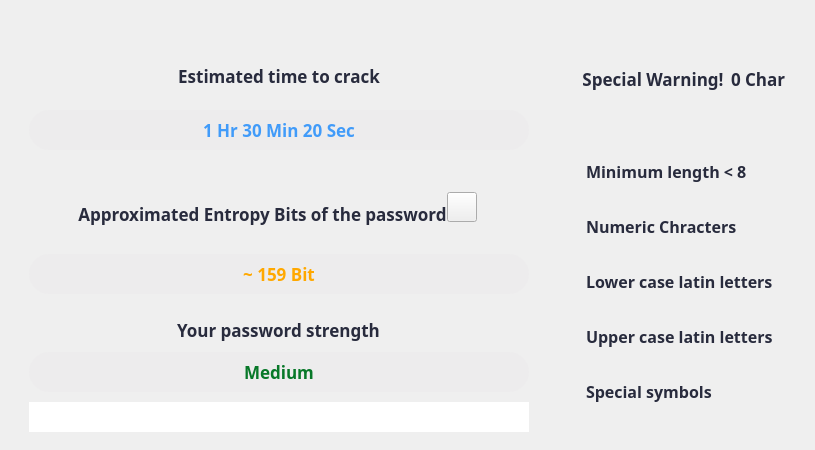
            <widget class="QWidget" name="widget_86" native="true">
             <property name="minimumSize">
              <size>
               <width>0</width>
               <height>450</height>
              </size>
             </property>
             <property name="maximumSize">
              <size>
               <width>16777215</width>
               <height>16777215</height>
              </size>
             </property>
             <layout class="QHBoxLayout" name="horizontalLayout_56">
              <property name="spacing">
               <number>15</number>
              </property>
              <property name="topMargin">
               <number>30</number>
              </property>
              <property name="rightMargin">
               <number>11</number>
              </property>
              <property name="bottomMargin">
               <number>0</number>
              </property>
              <item>
               <widget class="QWidget" name="widget_24" native="true">
                <property name="minimumSize">
                 <size>
                  <width>0</width>
                  <height>0</height>
                 </size>
                </property>
                <property name="styleSheet">
                 <string notr="true"/>
                </property>
                <layout class="QVBoxLayout" name="verticalLayout_14">
                 <item>
                  <widget class="QWidget" name="widget_28" native="true">
                   <property name="styleSheet">
                    <string notr="true"/>
                   </property>
                   <layout class="QVBoxLayout" name="verticalLayout_17">
                    <item alignment="Qt::AlignHCenter">
                     <widget class="QLabel" name="label_timeToCrack">
                      <property name="maximumSize">
                       <size>
                        <width>500</width>
                        <height>40</height>
                       </size>
                      </property>
                      <property name="font">
                       <font>
                        <family>Bahnschrift SemiBold</family>
                        <pointsize>13</pointsize>
                        <weight>75</weight>
                        <bold>true</bold>
                       </font>
                      </property>
                      <property name="styleSheet">
                       <string notr="true">color: rgba(40,43,61,255) ;</string>
                      </property>
                      <property name="text">
                       <string>Estimated time to crack</string>
                      </property>
                      <property name="alignment">
                       <set>Qt::AlignCenter</set>
                      </property>
                     </widget>
                    </item>
                    <item alignment="Qt::AlignHCenter">
                     <widget class="QLabel" name="label_outputTimeToCrack">
                      <property name="minimumSize">
                       <size>
                        <width>500</width>
                        <height>40</height>
                       </size>
                      </property>
                      <property name="maximumSize">
                       <size>
                        <width>500</width>
                        <height>40</height>
                       </size>
                      </property>
                      <property name="font">
                       <font>
                        <family>Bahnschrift SemiBold</family>
                        <pointsize>13</pointsize>
                        <weight>75</weight>
                        <bold>true</bold>
                       </font>
                      </property>
                      <property name="styleSheet">
                       <string notr="true">color:rgb(65,155,249);
background-color: rgb(237, 236, 237);
border-radius: 20px;</string>
                      </property>
                      <property name="text">
                       <string>1 Hr 30 Min 20 Sec</string>
                      </property>
                      <property name="alignment">
                       <set>Qt::AlignCenter</set>
                      </property>
                     </widget>
                    </item>
                   </layout>
                  </widget>
                 </item>
                 <item>
                  <widget class="QWidget" name="widget_30" native="true">
                   <layout class="QVBoxLayout" name="verticalLayout_18">
                    <item alignment="Qt::AlignHCenter">
                     <widget class="QWidget" name="widget_96" native="true">
                      <property name="minimumSize">
                       <size>
                        <width>0</width>
                        <height>0</height>
                       </size>
                      </property>
                      <layout class="QHBoxLayout" name="horizontalLayout_39">
                       <property name="spacing">
                        <number>0</number>
                       </property>
                       <property name="rightMargin">
                        <number>11</number>
                       </property>
                       <property name="bottomMargin">
                        <number>11</number>
                       </property>
                       <item alignment="Qt::AlignHCenter">
                        <widget class="QLabel" name="label_entropy">
                         <property name="maximumSize">
                          <size>
                           <width>500</width>
                           <height>40</height>
                          </size>
                         </property>
                         <property name="font">
                          <font>
                           <family>Bahnschrift SemiBold</family>
                           <pointsize>13</pointsize>
                           <weight>75</weight>
                           <bold>true</bold>
                          </font>
                         </property>
                         <property name="styleSheet">
                          <string notr="true">color: rgba(40,43,61,255) ;</string>
                         </property>
                         <property name="text">
                          <string>Approximated Entropy Bits of the password</string>
                         </property>
                         <property name="alignment">
                          <set>Qt::AlignCenter</set>
                         </property>
                        </widget>
                       </item>
                       <item alignment="Qt::AlignHCenter|Qt::AlignTop">
                        <widget class="QPushButton" name="btn_infoEntropy">
                         <property name="minimumSize">
                          <size>
                           <width>30</width>
                           <height>30</height>
                          </size>
                         </property>
                         <property name="maximumSize">
                          <size>
                           <width>30</width>
                           <height>30</height>
                          </size>
                         </property>
                         <property name="cursor">
                          <cursorShape>PointingHandCursor</cursorShape>
                         </property>
                         <property name="text">
                          <string/>
                         </property>
                         <property name="icon">
                          <iconset>
                           <normaloff>../icons/icon_info.png</normaloff>../icons/icon_info.png</iconset>
                         </property>
                         <property name="iconSize">
                          <size>
                           <width>20</width>
                           <height>20</height>
                          </size>
                         </property>
                        </widget>
                       </item>
                      </layout>
                     </widget>
                    </item>
                    <item alignment="Qt::AlignHCenter">
                     <widget class="QLabel" name="label_outputEntropy">
                      <property name="minimumSize">
                       <size>
                        <width>500</width>
                        <height>40</height>
                       </size>
                      </property>
                      <property name="maximumSize">
                       <size>
                        <width>500</width>
                        <height>40</height>
                       </size>
                      </property>
                      <property name="font">
                       <font>
                        <family>Bahnschrift SemiBold</family>
                        <pointsize>13</pointsize>
                        <weight>75</weight>
                        <bold>true</bold>
                       </font>
                      </property>
                      <property name="styleSheet">
                       <string notr="true">color: rgb(255,168,0);
background-color: rgb(237, 236, 237);
border-radius: 20px;</string>
                      </property>
                      <property name="text">
                       <string>~ 159 Bit</string>
                      </property>
                      <property name="alignment">
                       <set>Qt::AlignCenter</set>
                      </property>
                     </widget>
                    </item>
                   </layout>
                  </widget>
                 </item>
                 <item>
                  <widget class="QWidget" name="widget_29" native="true">
                   <property name="minimumSize">
                    <size>
                     <width>500</width>
                     <height>20</height>
                    </size>
                   </property>
                   <layout class="QVBoxLayout" name="verticalLayout_19">
                    <property name="spacing">
                     <number>10</number>
                    </property>
                    <item alignment="Qt::AlignHCenter">
                     <widget class="QLabel" name="label_pwdStrength">
                      <property name="maximumSize">
                       <size>
                        <width>500</width>
                        <height>40</height>
                       </size>
                      </property>
                      <property name="font">
                       <font>
                        <family>Bahnschrift SemiBold</family>
                        <pointsize>13</pointsize>
                        <weight>75</weight>
                        <bold>true</bold>
                       </font>
                      </property>
                      <property name="styleSheet">
                       <string notr="true">color: rgba(40,43,61,255) ;</string>
                      </property>
                      <property name="text">
                       <string>Your password strength</string>
                      </property>
                      <property name="alignment">
                       <set>Qt::AlignCenter</set>
                      </property>
                     </widget>
                    </item>
                    <item alignment="Qt::AlignHCenter">
                     <widget class="QLabel" name="label_outputPasswordStrength">
                      <property name="minimumSize">
                       <size>
                        <width>500</width>
                        <height>40</height>
                       </size>
                      </property>
                      <property name="maximumSize">
                       <size>
                        <width>500</width>
                        <height>40</height>
                       </size>
                      </property>
                      <property name="font">
                       <font>
                        <family>Bahnschrift SemiBold</family>
                        <pointsize>13</pointsize>
                        <weight>75</weight>
                        <bold>true</bold>
                       </font>
                      </property>
                      <property name="styleSheet">
                       <string notr="true">color: rgb(8,120,41);
background-color: rgb(237, 236, 237);
border-radius: 20px;</string>
                      </property>
                      <property name="text">
                       <string>Medium</string>
                      </property>
                      <property name="alignment">
                       <set>Qt::AlignCenter</set>
                      </property>
                     </widget>
                    </item>
                    <item alignment="Qt::AlignHCenter">
                     <widget class="QProgressBar" name="progressBar_pwdStrength">
                      <property name="minimumSize">
                       <size>
                        <width>500</width>
                        <height>30</height>
                       </size>
                      </property>
                      <property name="maximumSize">
                       <size>
                        <width>500</width>
                        <height>30</height>
                       </size>
                      </property>
                      <property name="styleSheet">
                       <string notr="true">QProgressBar
{
	border: solid;
	border-radius: 30px;
	color: black;
}
QProgressBar::chunk 
{
	background-color:rgb(8,120,41);
	border-radius :15px;
}     </string>
                      </property>
                      <property name="value">
                       <number>0</number>
                      </property>
                      <property name="alignment">
                       <set>Qt::AlignCenter</set>
                      </property>
                      <property name="textVisible">
                       <bool>false</bool>
                      </property>
                     </widget>
                    </item>
                   </layout>
                  </widget>
                 </item>
                </layout>
               </widget>
              </item>
              <item>
               <widget class="QWidget" name="widget_25" native="true">
                <layout class="QVBoxLayout" name="verticalLayout_15">
                 <item>
                  <widget class="QWidget" name="widget_31" native="true">
                   <property name="minimumSize">
                    <size>
                     <width>0</width>
                     <height>80</height>
                    </size>
                   </property>
                   <property name="maximumSize">
                    <size>
                     <width>16777215</width>
                     <height>80</height>
                    </size>
                   </property>
                   <layout class="QHBoxLayout" name="horizontalLayout_14">
                    <property name="spacing">
                     <number>7</number>
                    </property>
                    <property name="leftMargin">
                     <number>11</number>
                    </property>
                    <item alignment="Qt::AlignHCenter|Qt::AlignVCenter">
                     <widget class="QLabel" name="label_specialWarning">
                      <property name="maximumSize">
                       <size>
                        <width>500</width>
                        <height>50</height>
                       </size>
                      </property>
                      <property name="font">
                       <font>
                        <family>Bahnschrift SemiBold</family>
                        <pointsize>13</pointsize>
                        <weight>75</weight>
                        <bold>true</bold>
                        <kerning>true</kerning>
                       </font>
                      </property>
                      <property name="styleSheet">
                       <string notr="true">color: rgba(40,43,61,255) ;</string>
                      </property>
                      <property name="text">
                       <string>Special Warning!</string>
                      </property>
                      <property name="alignment">
                       <set>Qt::AlignCenter</set>
                      </property>
                     </widget>
                    </item>
                    <item alignment="Qt::AlignHCenter|Qt::AlignVCenter">
                     <widget class="QLabel" name="label_lengthOfPassword">
                      <property name="maximumSize">
                       <size>
                        <width>300</width>
                        <height>50</height>
                       </size>
                      </property>
                      <property name="font">
                       <font>
                        <family>Bahnschrift SemiBold</family>
                        <pointsize>13</pointsize>
                        <weight>75</weight>
                        <bold>true</bold>
                       </font>
                      </property>
                      <property name="styleSheet">
                       <string notr="true">color: rgba(40,43,61,255) ;</string>
                      </property>
                      <property name="text">
                       <string>0 Char</string>
                      </property>
                     </widget>
                    </item>
                   </layout>
                  </widget>
                 </item>
                 <item>
                  <widget class="QWidget" name="widget_32" native="true">
                   <property name="styleSheet">
                    <string notr="true">QCheckBox::indicator{
 	width: 0; height 0;
    border-radius: 10px;

}
</string>
                   </property>
                   <layout class="QVBoxLayout" name="verticalLayout_16">
                    <property name="spacing">
                     <number>0</number>
                    </property>
                    <property name="topMargin">
                     <number>11</number>
                    </property>
                    <property name="rightMargin">
                     <number>11</number>
                    </property>
                    <property name="bottomMargin">
                     <number>11</number>
                    </property>
                    <item>
                     <widget class="QCheckBox" name="chk_length">
                      <property name="minimumSize">
                       <size>
                        <width>40</width>
                        <height>40</height>
                       </size>
                      </property>
                      <property name="font">
                       <font>
                        <family>Bahnschrift SemiBold</family>
                        <pointsize>12</pointsize>
                        <weight>75</weight>
                        <bold>true</bold>
                       </font>
                      </property>
                      <property name="styleSheet">
                       <string notr="true">color: rgba(40,43,61,255);
border-radius: 10px;</string>
                      </property>
                      <property name="text">
                       <string>Minimum length &lt; 8</string>
                      </property>
                      <property name="icon">
                       <iconset>
                        <normaloff>icon-no.png</normaloff>icon-no.png</iconset>
                      </property>
                      <property name="iconSize">
                       <size>
                        <width>30</width>
                        <height>30</height>
                       </size>
                      </property>
                     </widget>
                    </item>
                    <item>
                     <widget class="QCheckBox" name="chk_numeric">
                      <property name="minimumSize">
                       <size>
                        <width>40</width>
                        <height>40</height>
                       </size>
                      </property>
                      <property name="font">
                       <font>
                        <family>Bahnschrift SemiBold</family>
                        <pointsize>12</pointsize>
                        <weight>75</weight>
                        <bold>true</bold>
                       </font>
                      </property>
                      <property name="styleSheet">
                       <string notr="true">color: rgba(40,43,61,255);
border-radius: 10px;</string>
                      </property>
                      <property name="text">
                       <string>Numeric Chracters</string>
                      </property>
                      <property name="icon">
                       <iconset>
                        <normaloff>icon-no.png</normaloff>icon-no.png</iconset>
                      </property>
                      <property name="iconSize">
                       <size>
                        <width>30</width>
                        <height>30</height>
                       </size>
                      </property>
                     </widget>
                    </item>
                    <item>
                     <widget class="QCheckBox" name="chk_lower">
                      <property name="minimumSize">
                       <size>
                        <width>40</width>
                        <height>40</height>
                       </size>
                      </property>
                      <property name="font">
                       <font>
                        <family>Bahnschrift SemiBold</family>
                        <pointsize>12</pointsize>
                        <weight>75</weight>
                        <bold>true</bold>
                       </font>
                      </property>
                      <property name="styleSheet">
                       <string notr="true">color: rgba(40,43,61,255);
border-radius: 10px;</string>
                      </property>
                      <property name="text">
                       <string>Lower case latin letters</string>
                      </property>
                      <property name="icon">
                       <iconset>
                        <normaloff>icon-no.png</normaloff>icon-no.png</iconset>
                      </property>
                      <property name="iconSize">
                       <size>
                        <width>30</width>
                        <height>30</height>
                       </size>
                      </property>
                     </widget>
                    </item>
                    <item>
                     <widget class="QCheckBox" name="chk_upper">
                      <property name="minimumSize">
                       <size>
                        <width>40</width>
                        <height>40</height>
                       </size>
                      </property>
                      <property name="font">
                       <font>
                        <family>Bahnschrift SemiBold</family>
                        <pointsize>12</pointsize>
                        <weight>75</weight>
                        <bold>true</bold>
                       </font>
                      </property>
                      <property name="styleSheet">
                       <string notr="true">color: rgba(40,43,61,255);
border-radius: 10px;</string>
                      </property>
                      <property name="text">
                       <string>Upper case latin letters</string>
                      </property>
                      <property name="icon">
                       <iconset>
                        <normaloff>icon-no.png</normaloff>icon-no.png</iconset>
                      </property>
                      <property name="iconSize">
                       <size>
                        <width>30</width>
                        <height>30</height>
                       </size>
                      </property>
                     </widget>
                    </item>
                    <item>
                     <widget class="QCheckBox" name="chk_special">
                      <property name="enabled">
                       <bool>true</bool>
                      </property>
                      <property name="minimumSize">
                       <size>
                        <width>40</width>
                        <height>40</height>
                       </size>
                      </property>
                      <property name="font">
                       <font>
                        <family>Bahnschrift SemiBold</family>
                        <pointsize>12</pointsize>
                        <weight>75</weight>
                        <bold>true</bold>
                       </font>
                      </property>
                      <property name="styleSheet">
                       <string notr="true">color: rgba(40,43,61,255);
border-radius: 10px;</string>
                      </property>
                      <property name="text">
                       <string>Special symbols</string>
                      </property>
                      <property name="icon">
                       <iconset>
                        <normaloff>icon-no.png</normaloff>icon-no.png</iconset>
                      </property>
                      <property name="iconSize">
                       <size>
                        <width>30</width>
                        <height>30</height>
                       </size>
                      </property>
                      <property name="shortcut">
                       <string/>
                      </property>
                      <property name="checkable">
                       <bool>true</bool>
                      </property>
                      <property name="checked">
                       <bool>false</bool>
                      </property>
                      <property name="tristate">
                       <bool>false</bool>
                      </property>
                     </widget>
                    </item>
                   </layout>
                  </widget>
                 </item>
                </layout>
               </widget>
              </item>
             </layout>
            </widget>
